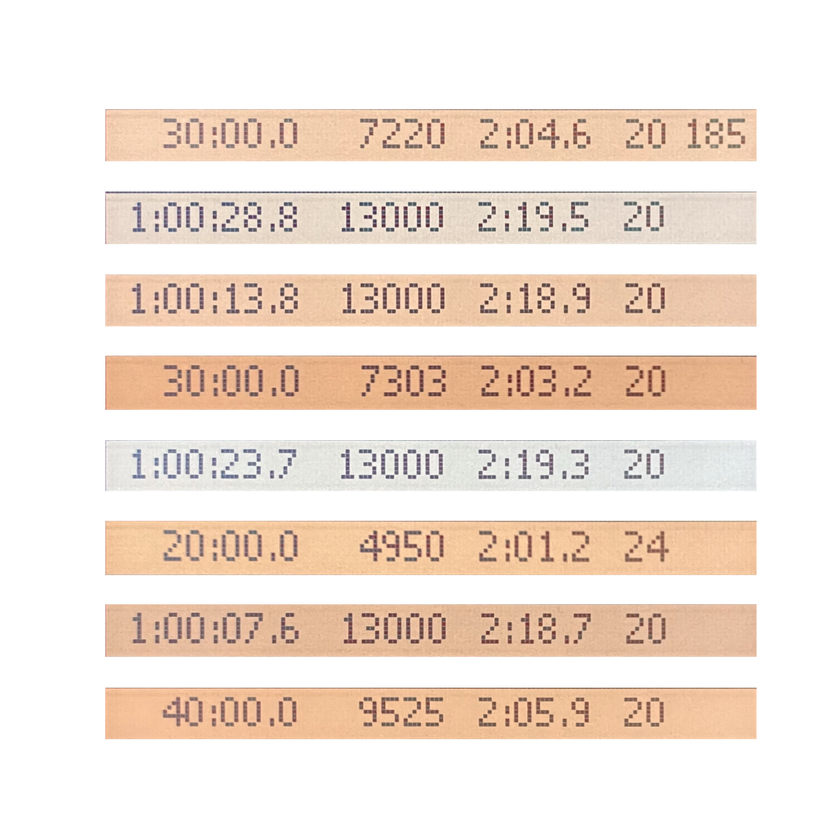
#> input picture Additional_Data/columnplot.png, 840 x 840 px, shrunk from 1500 x 1500 before the run, found by its file name
$ python read_text_from_images.py   (older library calls are emulated)
#> lines starting #> are read from the running program, lines starting #| are printed output that depends on the picture; after the words box and inside, x2 and y2 are one past the last pixel; in counts of white or black regions, pixels touching at a corner belong together
from pytesseract import pytesseract
import numpy as np
from PIL import Image, ImageFilter, ImageEnhance
import cv2
import pandas as pd
import os
import imutils
from os import listdir

#Define path to tessaract.exe
path_to_tesseract = '/usr/local/Cellar/tesseract/5.2.0/bin/tesseract'

#Point tessaract_cmd to tessaract.exe
pytesseract.tesseract_cmd = path_to_tesseract

def screen_reader(path):
    '''
    takes image path as input, outputs values on erg screen
    adjust dilation, erosion and enhancement values for increased accuracy
    make additional function to loop through many images, or have column plot of many?
    '''
    #read input image, convert to grayscale
    img = cv2.imread(path)
#> img is the input picture: shape (840, 840, 3); mean B, G, R 220, 229.9, 242.7
    gray = cv2.cvtColor(img, cv2.COLOR_BGR2GRAY)
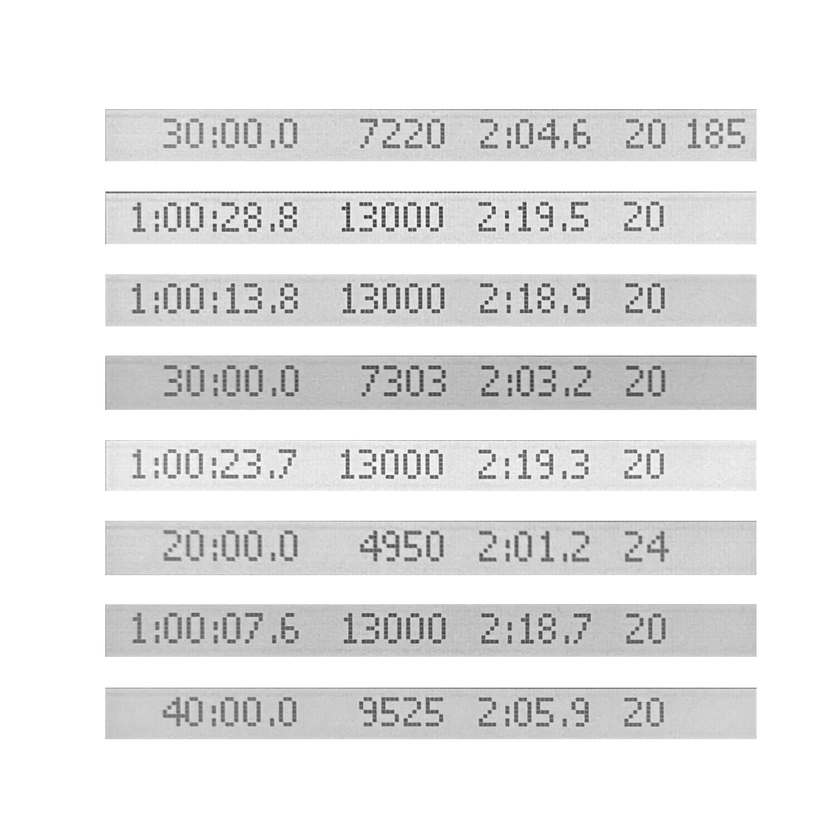
#> gray: shape (840, 840); min 37, max 255, mean 232.6
    #remove shadows, cf. https://stackoverflow.com/a/44752405/11089932
    dilated_img = cv2.dilate(gray, np.ones((7, 7), np.uint8), iterations=1)
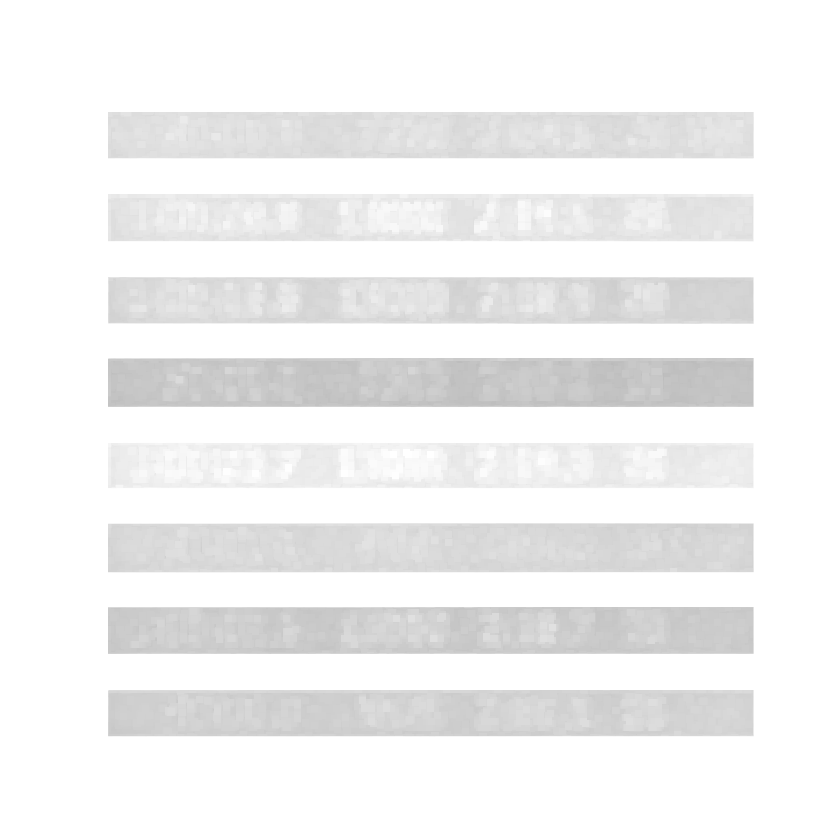
#> dilated_img: shape (840, 840); min 186, max 255, mean 242.4
    dilated_img = cv2.erode(dilated_img, np.ones((7, 7), np.uint8), iterations=1)
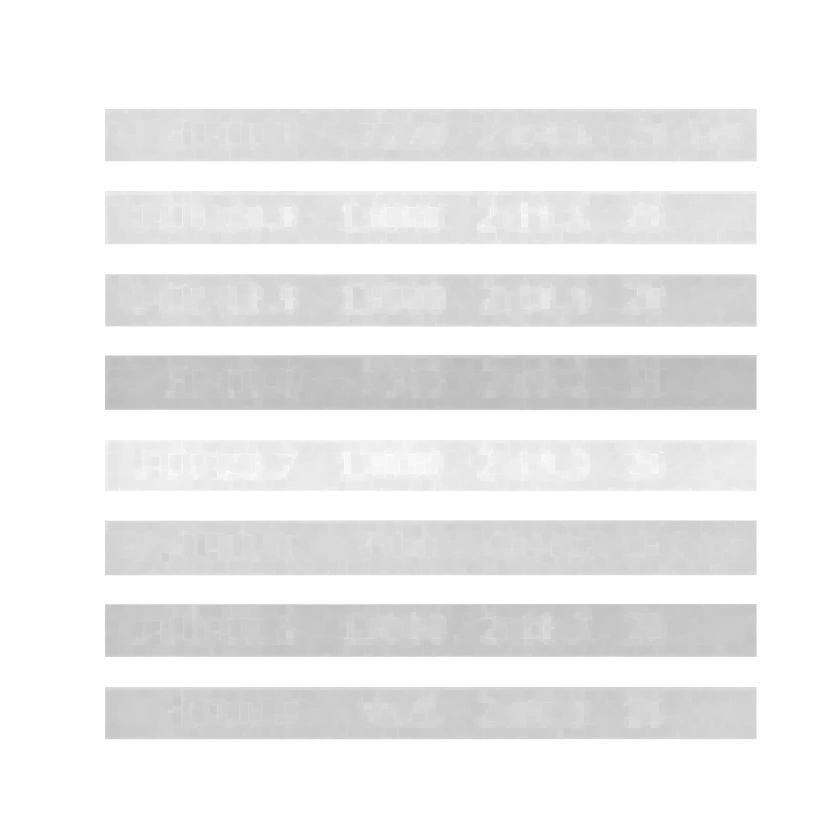
#> dilated_img: shape (840, 840); min 186, max 255, mean 239.2
    bg_img = cv2.GaussianBlur(dilated_img, (7, 7), 0)
    #bg_img = cv2.medianBlur(dilated_img, 21)
    diff_img = 255 - cv2.absdiff(gray, bg_img)
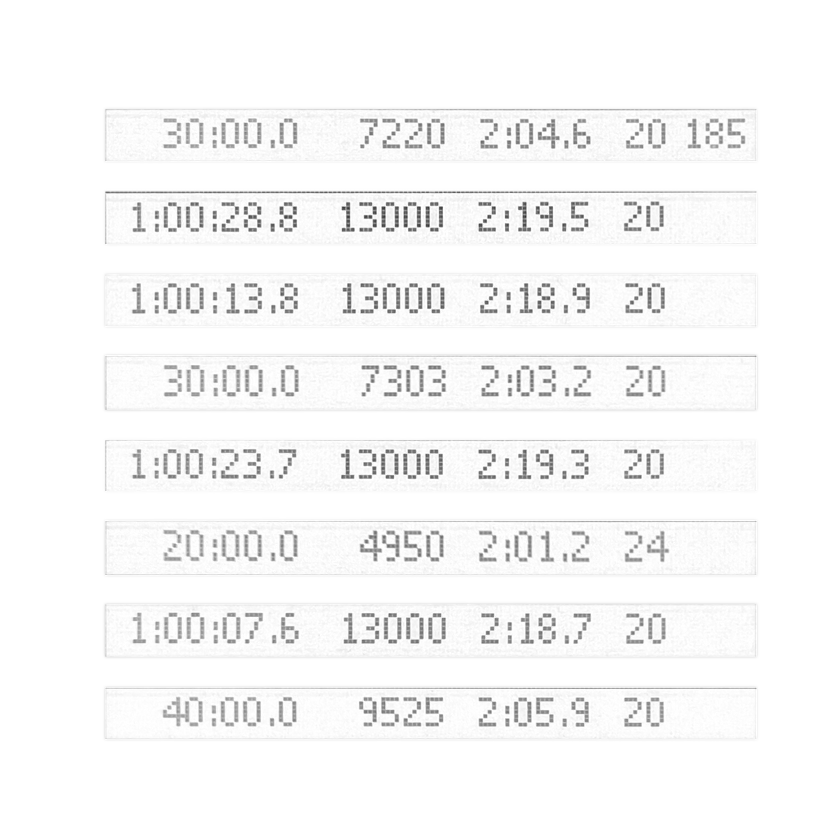
#> diff_img: shape (840, 840); min 48, max 255, mean 247.8

    norm_img = np.zeros((diff_img.shape[0], diff_img.shape[1]))
    norm_img = cv2.normalize(diff_img, norm_img, alpha=0, beta=255, norm_type=cv2.NORM_MINMAX, dtype=cv2.CV_8UC1)

    #work_img = norm_img -- better with this although pytesseract prefers black bg
    T, work_img = cv2.threshold(norm_img, 200, 255, cv2.THRESH_BINARY_INV)
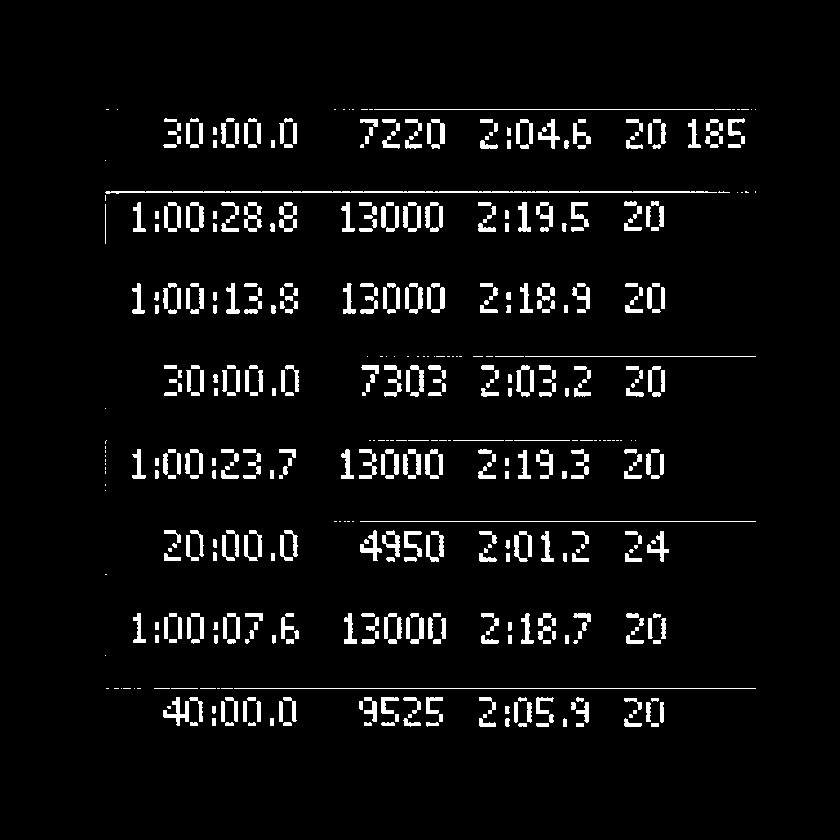
#> work_img: shape (840, 840); 4.9% white; 572 white regions (118 under 20 px), largest, box (x1, y1, x2, y2) and area: (105, 191, 717, 194) 1187, (234, 688, 756, 689) 522, (360, 521, 756, 522) 396
    #work_img = cv2.adaptiveThreshold(norm_img,255,cv2.ADAPTIVE_THRESH_GAUSSIAN_C, cv2.THRESH_BINARY_INV,11,2)
    #work_img = cv2.threshold(norm_img, 0, 255, cv2.THRESH_OTSU)[1]

    #Enhance the image
    work_img = Image.fromarray(work_img)
    work_img = work_img.convert("RGB")
    enhancer = ImageEnhance.Contrast(work_img)
    work_img = enhancer.enhance(2.0)

    custom_config = r'--oem 3 --psm 6'
    work_img.save("Additional_Data/Images/Processed_Images/new3.png")
    screen_stats = pytesseract.image_to_string(work_img, config=custom_config)
    return screen_stats

#Define path to image, no path if in strava webscraping. Get from apple photo library
path_to_image = '/Users/DHB/Documents/My stuff/Strava webscraping/Additional_Data/columnplot.png'
print(screen_reader(path_to_image))
#> (the call stopped at in screen_reader, `screen_stats = pytesseract.image_to_string(work_img, config=custom_con..`: pytesseract is not available in this run)


################################
def data_from_screen(folder):
    erg_data = pd.DataFrame(
        columns=[
            "date",
            "title",
            "elapsed_time",
            "moving_time",
            "distance",
            "average_split",
            "average_cadence"
        ]
    )
    # Get the file names in the directory
    for i in os.listdir(folder):
        print(i)
        #print(screen_reader(i))
        '''screen = screen_reader(i)#path to specified picture- loop through directory
        #nlines = len(screen.splitlines())
        lines = screen.split('\n')

        erg_data.loc[i, "date"] = "date"  # date and time: extract from image
        erg_data.loc[i, "title"] = lines[0].removesuffix(' Total Time:')
        erg_data.loc[i, "elapsed_time"] = lines[2].split()[2]
        erg_data.loc[i, "moving_time"] = lines[5].split()[0]
        erg_data.loc[i, "distance"] = lines[5].split()[1]
        erg_data.loc[i, "average_split"] = lines[5].split()[2]
        erg_data.loc[i, "average_cadence"] = lines[5].split()[3]
    return erg_data'''
'''
    interval_time = []
    interval_distance = []
    interval_split = []
    interval_rate = []
    interval_end_heartrate =[]
    for i in range (7, nlines-2):
        interval_time.append(lines[7].split()[0])
        interval_distance.append(lines[i].split()[1])
        interval_split.append(lines[7].split()[2])
        interval_rate.append(lines[7].split()[3])
        interval_end_heartrate.append(lines[7].split()[4])
        #add these to a separate df
        '''
#folder = 'Additional_Data/test images'

#print(data_from_screen(folder))

#automate photo transfer from photos->erg into chosen directory
#find directory for album within photos

'''

#test with 2 screens

#extract date n time
#extract datatypes'''
